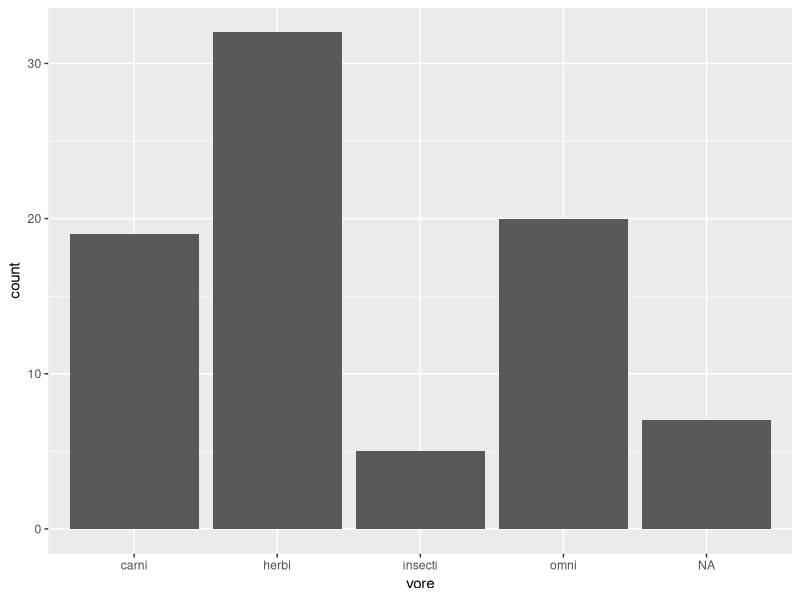
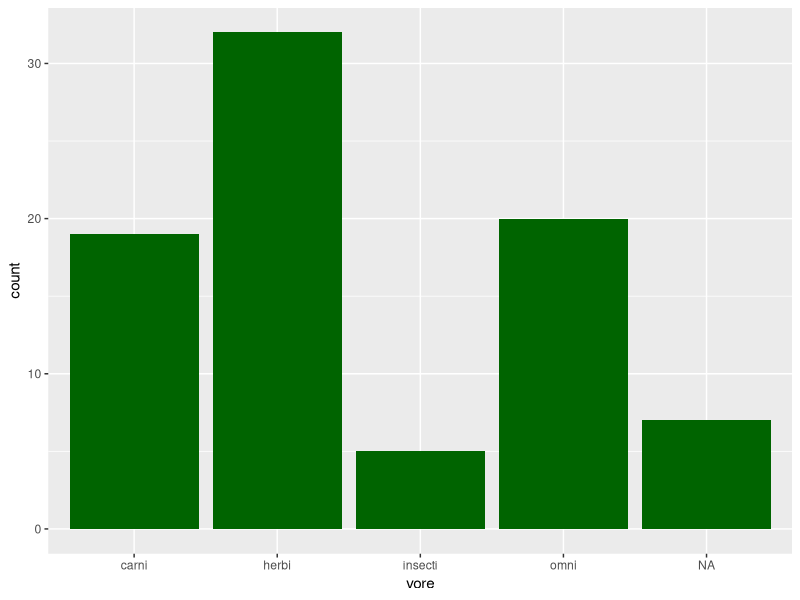
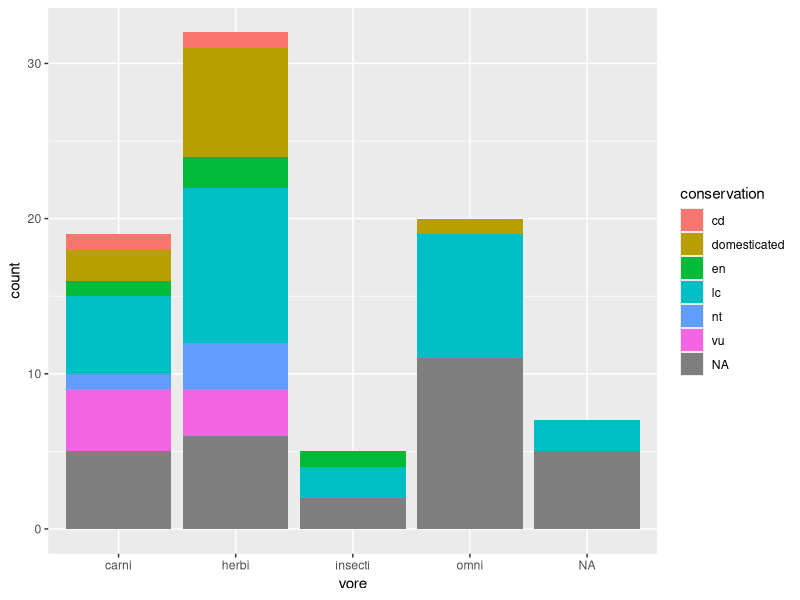
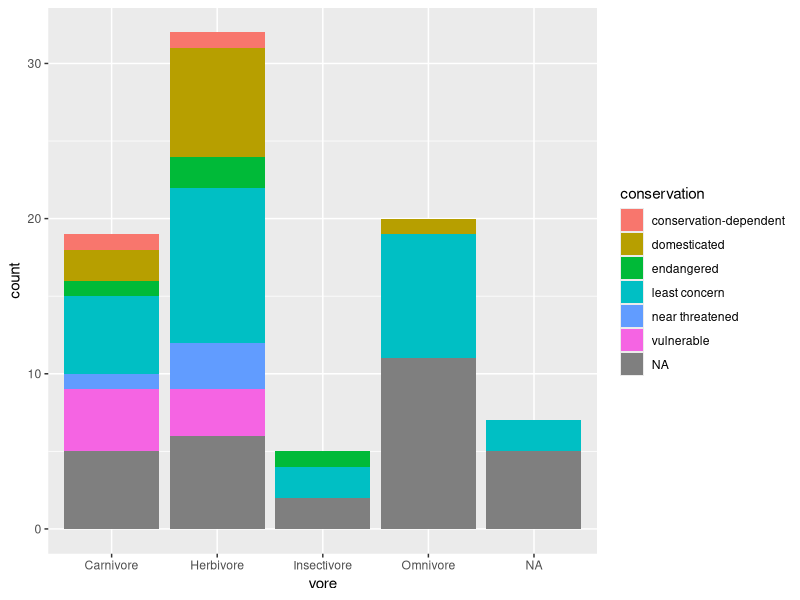
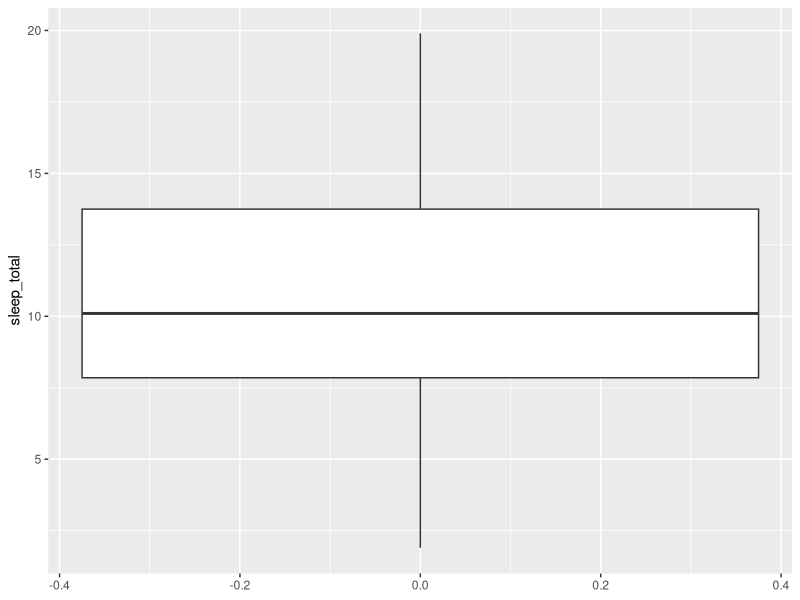
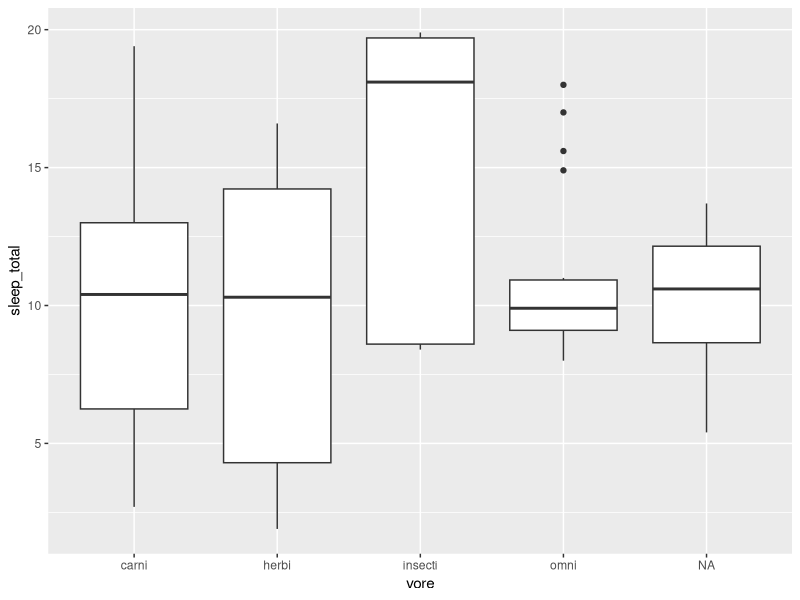
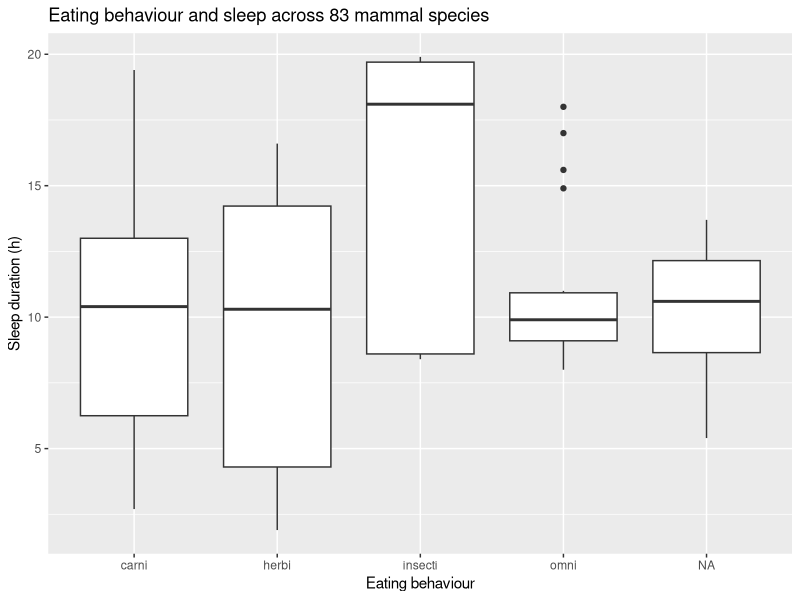
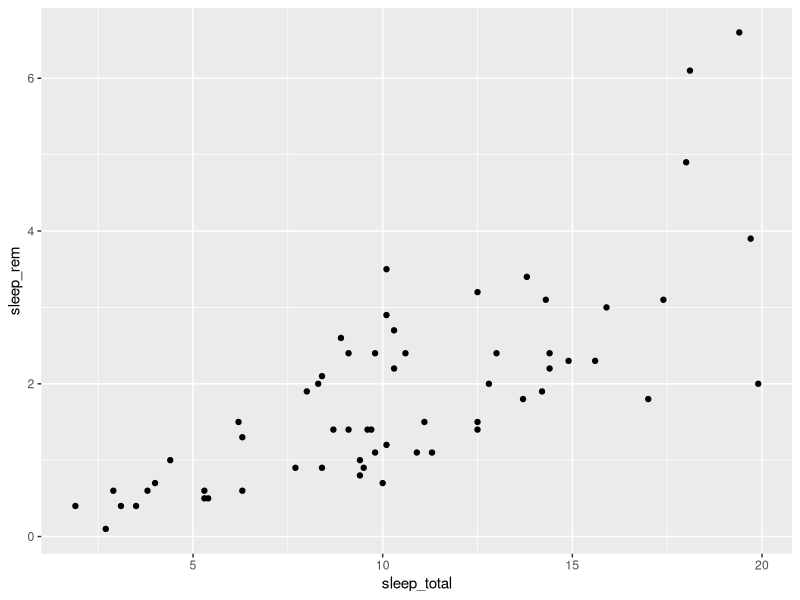

Generate these figures, in order, with R:
## ---- chunk 1

## ---- chunk 2

## ---- chunk 3
install.packages("ggplot2")
## ---- chunk 4
library(ggplot2)
## ---- chunk 5
# Preview of dataset
msleep

# RStudio Viewer
View(msleep)

# Structure
str(msleep)

# More information
help(msleep)
## ---- chunk 6
# You start with the dataset and variable to plot
ggplot(msleep, aes(x = vore)) +
  # You then add the type of graph
  geom_bar()
## ---- chunk 7
# ggplot(msleep, aes(x = Vore)
#   geom_bar()
## ---- chunk 8

## ---- chunk 9
ggplot(msleep, aes(x = vore)) +
  geom_bar(fill = "darkgreen")
## ---- chunk 10
ggplot(msleep, aes(x = vore, fill = conservation)) +
  geom_bar()
## ---- chunk 11
ggplot(msleep, aes(x = vore, fill = conservation)) +
  geom_bar() +
  scale_x_discrete(labels = c("carni" = "Carnivore",
                              "herbi" = "Herbivore",
                              "insecti" = "Insectivore",
                              "omni" = "Omnivore")) +
  scale_fill_discrete(labels = c("cd" = "conservation-dependent",
                                 "en" = "endangered",
                                 "lc" = "least concern",
                                 "nt" = "near threatened",
                                 "vu" = "vulnerable"
                                 ))
## ---- chunk 12

## ---- chunk 13
ggplot(msleep, aes(y = sleep_total)) +
  geom_boxplot()
## ---- chunk 14
ggplot(msleep, aes(x = vore, y = sleep_total)) +
  geom_boxplot()
## ---- chunk 15
ggplot(msleep, aes(x = vore, y = sleep_total)) +
  geom_boxplot() +
  labs(title = "Eating behaviour and sleep across 83 mammal species",
       x = "Eating behaviour",
       y = "Sleep duration (h)")
## ---- chunk 16
# Dataframe and variables

# Graph type

# Labels

## ---- chunk 17
ggplot(msleep, aes(x = sleep_total, y = sleep_rem)) +
  geom_point()
## ---- chunk 18

## ---- chunk 19
ggplot(msleep, aes(x = sleep_total, y = sleep_rem)) +
  geom_point(aes(colour = vore))
## ---- chunk 20

## ---- chunk 21
ggplot(msleep, aes(x = sleep_total, y = sleep_rem)) +
  geom_smooth(method = "lm", colour = "darkgrey", linetype = "dashed") +
  geom_point(aes(shape = vore, colour = conservation)) +
  coord_cartesian(xlim = c(0, 20)) +
  labs(title = "Relationship between total and REM sleep duration",
       subtitle = "Among 83 mammal species",
       x = "Daily hours of sleep",
       y = "Daily hours of REM sleep",
       colour = "Conservation\nstatus",
       shape = "Eating behaviour",
       caption = "Data: Savage & West 2007, 'A quantitative, theoretical framework for understanding mammalian sleep'"
       ) +
  theme_bw() +
  scale_colour_brewer(palette  = "Dark2")
## ---- chunk 22
# A vector of numbers
c(6, 7, 8)

# A vector of characters
c("cirrhosis", "fibrosis", "hepatitis")
## ---- chunk 23
# A function that will apply to each element separately
log(c(6, 7, 8))

# A function that will summarise all elements of a vector
mean(c(6, 7, 8))
## ---- chunk 24
ggsave("REM_mammals_scatterplot.png")
## ---- chunk 25

## ---- chunk 26
# Exercise 2
ggplot(msleep, aes(x = vore)) +
   geom_bar()

# Exercise 3
ggplot(msleep, aes(x = conservation)) +
   geom_bar()

# Exercise 4
ggplot(msleep, aes(x = conservation, fill = vore)) +
  geom_bar() 
